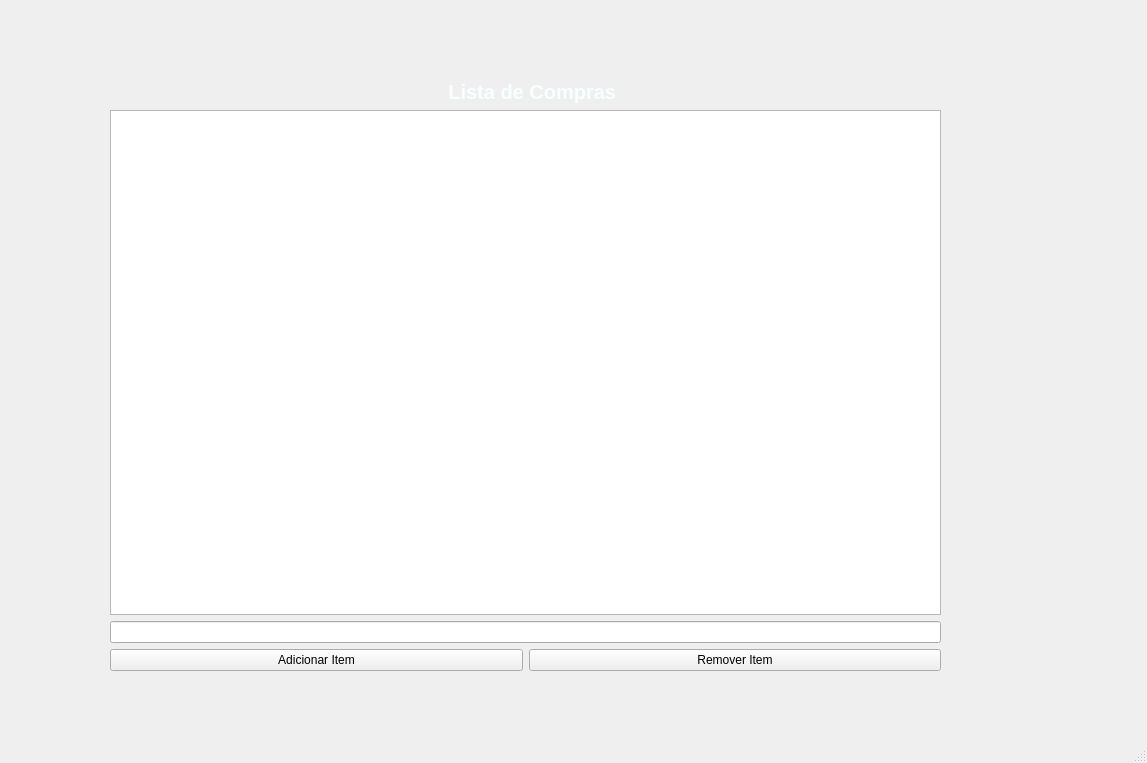
<?xml version="1.0" encoding="UTF-8"?>
<ui version="4.0">
 <class>MainWindow</class>
 <widget class="QMainWindow" name="MainWindow">
  <property name="geometry">
   <rect>
    <x>0</x>
    <y>0</y>
    <width>1147</width>
    <height>763</height>
   </rect>
  </property>
  <property name="windowTitle">
   <string>MainWindow</string>
  </property>
  <widget class="QWidget" name="centralwidget">
   <widget class="QWidget" name="gridLayoutWidget_2">
    <property name="geometry">
     <rect>
      <x>110</x>
      <y>80</y>
      <width>831</width>
      <height>591</height>
     </rect>
    </property>
    <layout class="QGridLayout" name="gridLayout_2">
     <item row="3" column="1">
      <widget class="QPushButton" name="pushButtonRemover">
       <property name="text">
        <string>Remover Item</string>
       </property>
      </widget>
     </item>
     <item row="3" column="0">
      <widget class="QPushButton" name="pushButtonAdicionar">
       <property name="text">
        <string>Adicionar Item</string>
       </property>
      </widget>
     </item>
     <item row="2" column="0" colspan="2">
      <widget class="QLineEdit" name="lineEdit"/>
     </item>
     <item row="0" column="0" colspan="2">
      <widget class="QLabel" name="label_2">
       <property name="font">
        <font>
         <pointsize>15</pointsize>
         <weight>75</weight>
         <bold>true</bold>
         <kerning>true</kerning>
        </font>
       </property>
       <property name="styleSheet">
        <string notr="true">color:#f8ffff;</string>
       </property>
       <property name="text">
        <string>                                                             Lista de Compras</string>
       </property>
      </widget>
     </item>
     <item row="1" column="0" colspan="2">
      <widget class="QListWidget" name="listWidget"/>
     </item>
    </layout>
   </widget>
   <widget class="QLabel" name="label">
    <property name="geometry">
     <rect>
      <x>0</x>
      <y>0</y>
      <width>1041</width>
      <height>721</height>
     </rect>
    </property>
    <property name="styleSheet">
     <string notr="true">color:#f8ffff;</string>
    </property>
    <property name="text">
     <string/>
    </property>
    <property name="pixmap">
     <pixmap>../../../Imagens/fotos-de-supermercados.jpg</pixmap>
    </property>
    <property name="scaledContents">
     <bool>true</bool>
    </property>
   </widget>
   <zorder>label</zorder>
   <zorder>gridLayoutWidget_2</zorder>
  </widget>
  <widget class="QMenuBar" name="menubar">
   <property name="geometry">
    <rect>
     <x>0</x>
     <y>0</y>
     <width>1147</width>
     <height>21</height>
    </rect>
   </property>
  </widget>
  <widget class="QStatusBar" name="statusbar"/>
 </widget>
 <resources/>
 <connections/>
</ui>
